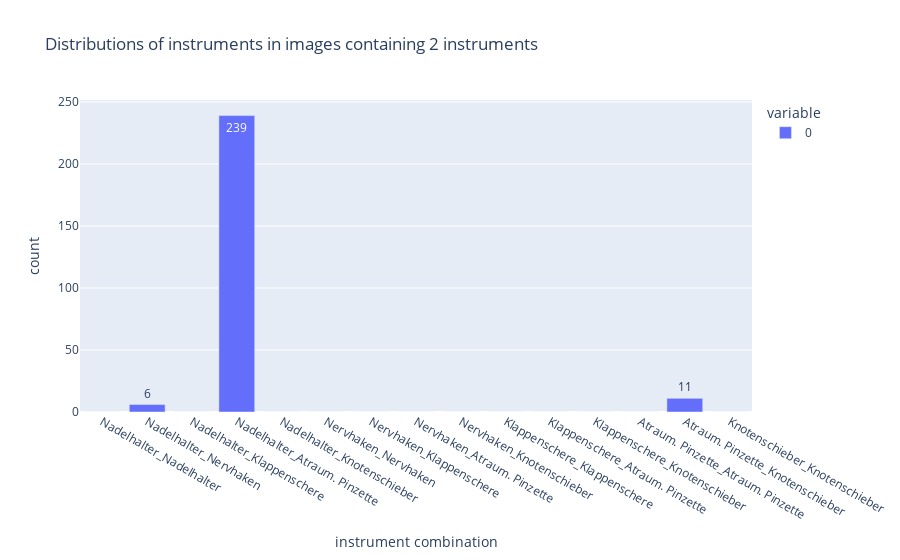

Write notebook code for a chart like this one.
### Code cell
df_2_instruments.T.plot.bar(text=df_2_instruments.T.values.flatten(),title="Distributions of instruments in images containing 2 instruments",labels ={"index":"instrument combination","value":"count"})

### Figure 1 — Plotly figure (JSON) as saved in the notebook; plotly's stock layout.template omitted (floating-point values rounded to 4 significant figures)
{"data": [{"alignmentgroup": "True", "hovertemplate": "variable=0<br>instrument combination=%{x}<br>count=%{y}<br>text=%{text}<extra></extra>", "legendgroup": "0", "marker": {"color": "#636efa"}, "name": "0", "offsetgroup": "0", "orientation": "v", "showlegend": true, "text": [0, 6, 0, 239, 0, 0, 0, 0, 0, 0, 0, 0, 0, 11, 0], "textposition": "auto", "type": "bar", "x": ["Nadelhalter_Nadelhalter", "Nadelhalter_Nervhaken", "Nadelhalter_Klappenschere", "Nadelhalter_Atraum. Pinzette", "Nadelhalter_Knotenschieber", "Nervhaken_Nervhaken", "Nervhaken_Klappenschere", "Nervhaken_Atraum. Pinzette", "Nervhaken_Knotenschieber", "Klappenschere_Klappenschere", "Klappenschere_Atraum. Pinzette", "Klappenschere_Knotenschieber", "Atraum. Pinzette_Atraum. Pinzette", "Atraum. Pinzette_Knotenschieber", "Knotenschieber_Knotenschieber"], "xaxis": "x", "y": [0, 6, 0, 239, 0, 0, 0, 0, 0, 0, 0, 0, 0, 11, 0], "yaxis": "y"}], "layout": {"barmode": "relative", "legend": {"title": {"text": "variable"}, "tracegroupgap": 0}, "title": {"text": "Distributions of instruments in images containing 2 instruments"}, "xaxis": {"anchor": "y", "domain": [0, 1], "title": {"text": "instrument combination"}}, "yaxis": {"anchor": "x", "domain": [0, 1], "title": {"text": "count"}}}}
